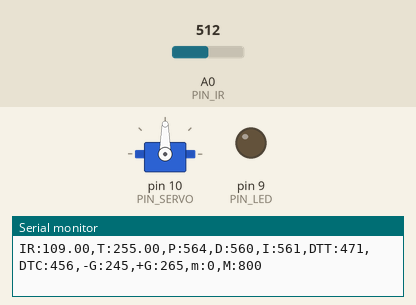
Bench run of a sketch on a simulated Arduino Uno, built with avr-gcc and run on an emulated ATmega328P. Shown: servo, output pins drawn as LEDs (lit = HIGH), the last lines printed to the serial monitor. Inputs (shaded band) come from the test bench; at power-on: A0 (PIN_IR) = 512.

Above: at 0.54 s.
At 1.2 s:
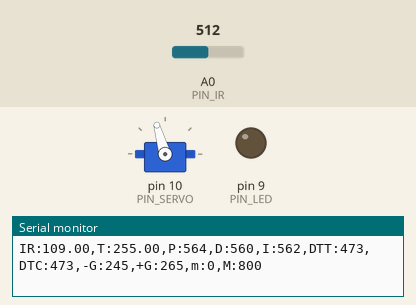
1.3 s: A0 (PIN_IR) set to 306
4.3 s: A0 (PIN_IR) set to 122
7.3 s: A0 (PIN_IR) set to 0
At 7.48 s:
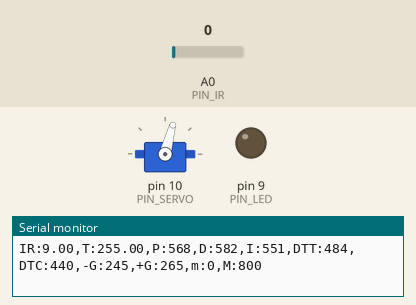
10.3 s: A0 (PIN_IR) set to 255
13.3 s: A0 (PIN_IR) set to 275
Timing chart, 0 to 17.3 s (numbered marks = the images above; inputs shaded):
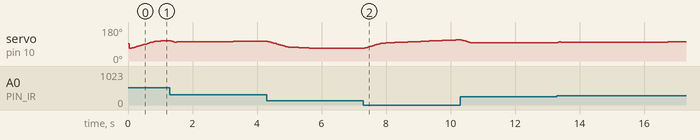

Measured:
- after the input at 7.3 s, servo on pin 10 (PIN_SERVO): moves from 68° to 113° over 2.9 s, starting at once

The sketch:

21_pid_20171633.ino
```cpp
#include <Servo.h>

/////////////////////////////
// Configurable parameters //
/////////////////////////////

// Arduino pin assignment
#define PIN_LED 9            // [20200000] LED핀 설정
#define PIN_SERVO 10         //[20191979] Servo 핀 설정
#define PIN_IR A0            // [20191979] 적외선 핀(아날로그핀)

// Framework setting
#define _DIST_TARGET 255    // [20213085] 정지하려는 위치 목표값
#define _DIST_MIN 100         //[20191979] 최소거리
#define _DIST_MAX 410         //[20191979] 최대거리

// Distance sensor
#define _DIST_ALPHA 0.5 //[20203118] DIST_ALPHA 값 설정
#define _ITERM_MAX 580

// Servo range
#define _DUTY_MIN 1240    // [20213083]서보 각도의 최솟값 설정
#define _DUTY_NEU 1489    // [20213090]서보 수평 각도 펄스 값
#define _DUTY_MAX 1740    // [20213081] 서보 각도의 최댓값

// Servo speed control
#define _SERVO_ANGLE 30.0 //[20203118] 최대 가동범위에 따른 목표 서보 회전각
#define _SERVO_SPEED 30.0 //[20203118] 서보 속도 설정

// Event period
#define _INTERVAL_DIST 20   // [20213099] 거리 센서 주기 설정
#define _INTERVAL_SERVO 20  // [20213099] 서보 주기 설정
#define _INTERVAL_SERIAL 100  // [20213099] 시리얼 표시 주기 설정

// PID parameters
#define _KI 0.006
#define _KP 0.68        //[20191979] 비례제어 값
#define _KD 50

#define _TARGET_MIN 245
#define _TARGET_MAX 265

#define a 85
#define b 383

//////////////////////
// global variables //
//////////////////////

// Servo instance
Servo myservo;  // [20213090] 서보 인스턴스 선언

// Distance sensor
float dist_target; // location to send the ball
float dist_raw, dist_ema; //[20203118] 거리와 노이즈 필터 적용 후 거리를 저장하기 위한 변수

// Event periods
unsigned long last_sampling_time_dist, last_sampling_time_servo, last_sampling_time_serial; //[20203118] 마지막으로 측정한 거리, 마지막으로 측정한 서보 각도(각 이벤트별로 업데이트를 위해 측정하는 시간)
bool event_dist, event_servo, event_serial; //[20203118] 이벤트 별로 이번 루프에서 업데이트 여부

// Servo speed control
int duty_chg_per_interval; //[20213086]interval 당 최대 duty 변화량
int duty_target, duty_curr; //[20213086] 목표 duty와 현재 duty 값

// PID variables
float error_curr, error_prev, control, pterm, dterm, iterm;
//[20213086] error_curr: 현재 주기 오차값 / error_prev : 이전 주기 오차 값 / control : PID 제어량 / pterm, dterm, iterm : 비례,적분,미분 이득값

#define DELAY_MICROS 1500
#define EMA_ALPHA 0.35
float ema_dist = 0;
float filtered_dist;
float samples_num = 3;

void setup() {
  // initialize GPIO pins for LED and attach servo
  pinMode(PIN_LED, OUTPUT);

  // move servo to neutral position
  myservo.attach(PIN_SERVO);
  duty_target = duty_curr = _DUTY_NEU;
  myservo.writeMicroseconds(duty_curr);

  // initialize global variables
  duty_curr = _DUTY_MIN; //[20203118] duty_curr 값 초기화
  dist_target = _DIST_TARGET; //[20203118] dist_target 값 초기화
  pterm = iterm = dterm = 0;

  last_sampling_time_dist = last_sampling_time_servo = last_sampling_time_serial = 0;
  event_dist = event_servo = event_serial = false;

  // initialize serial port
  Serial.begin(57600);

  // convert angle speed into duty change per interval.
  duty_chg_per_interval = (_DUTY_MAX - _DUTY_MIN) * (_SERVO_SPEED / _SERVO_ANGLE) * (_INTERVAL_SERVO / 1000.0);//[20203118] duty_chg_per_interval 값 설정
}

void loop() {
  /////////////////////
  // Event generator //
  /////////////////////
  // [20213090]
  unsigned long time_curr = millis();

  if (time_curr >= last_sampling_time_dist + _INTERVAL_DIST) {
    last_sampling_time_dist += _INTERVAL_DIST;
    event_dist = true;
  }
  if (time_curr >= last_sampling_time_servo + _INTERVAL_SERVO) {
    last_sampling_time_servo += _INTERVAL_SERVO;
    event_servo = true;
  }
  if (time_curr >= last_sampling_time_serial + _INTERVAL_SERIAL) {
    last_sampling_time_serial += _INTERVAL_SERIAL;
    event_serial = true;
  }


  ////////////////////
  // Event handlers //
  ////////////////////

  if (event_dist) {
    event_dist = false;
    // get a distance reading from the distance sensor
    dist_raw = ir_distance_filtered();

    // PID control logic
    error_curr = dist_target - dist_raw;
    pterm = _KP * error_curr;
    dterm = _KD * (error_curr - error_prev);
    iterm += _KI * error_curr;
    control = pterm + dterm + iterm;

    // duty_target = f(duty_neutral, control)
    duty_target = _DUTY_NEU + control;

    // keep duty_target value within the range of [_DUTY_MIN, _DUTY_MAX]
    if (duty_target > _DUTY_MAX) {
      duty_target = _DUTY_MAX;
    }
    if (duty_target < _DUTY_MIN) {
      duty_target = _DUTY_MIN;
    }

    error_prev = error_curr;
  }

  if (iterm > _ITERM_MAX)iterm = _ITERM_MAX;
  if (iterm < -_ITERM_MAX)iterm = -_ITERM_MAX;

  if (event_servo) {
    event_servo = false;
    // adjust duty_curr toward duty_target by duty_chg_per_interval
    if (duty_target > duty_curr) {
      duty_curr += duty_chg_per_interval;
      if (duty_curr > duty_target) duty_curr = duty_target;
    }
    else {
      duty_curr -= duty_chg_per_interval;
      if (duty_curr < duty_target) duty_curr = duty_target;
    }

    // update servo position
    myservo.writeMicroseconds(duty_curr);
  }

  if (event_serial) {
    event_serial = false; //[20203118]
    Serial.print("IR:");
    Serial.print(dist_raw);
    Serial.print(",T:");
    Serial.print(dist_target);
    Serial.print(",P:");
    Serial.print(map(pterm, -1000, 1000, 510, 610));
    Serial.print(",D:");
    Serial.print(map(dterm, -1000, 1000, 510, 610));
    Serial.print(",I:");
    Serial.print(map(iterm, -1000, 1000, 510, 610));
    Serial.print(",DTT:");
    Serial.print(map(duty_target, 1000, 2000, 410, 510));
    Serial.print(",DTC:");
    Serial.print(map(duty_curr, 1000, 2000, 410, 510));
    Serial.println(",-G:245,+G:265,m:0,M:800");
  }
}

float ir_distance(void) { // return value unit: mm
  float val;
  float volt = float(analogRead(PIN_IR));
  val = ((6762.0 / (volt - 9.0)) - 4.0) * 10.0;
  val = 100 + 300.0 / (b - a) * (val - a);
  return val;
}

float under_noise_filter(void) {
  int currReading;
  int largestReading = 0;
  for (int i = 0; i < samples_num; i++) {
    currReading = ir_distance();
    if (currReading > largestReading) {
      largestReading = currReading;
    }
    delayMicroseconds(DELAY_MICROS);
  }
  return largestReading;
}

float ir_distance_filtered(void) {
  int currReading;
  int lowestReading = 1024;
  for (int i = 0; i < samples_num; i++) {
    currReading = under_noise_filter();
    if (currReading < lowestReading) {
      lowestReading = currReading;
    }
  }
  ema_dist = _DIST_ALPHA * lowestReading + (1 - _DIST_ALPHA) * ema_dist;
  return ema_dist;
}
```
